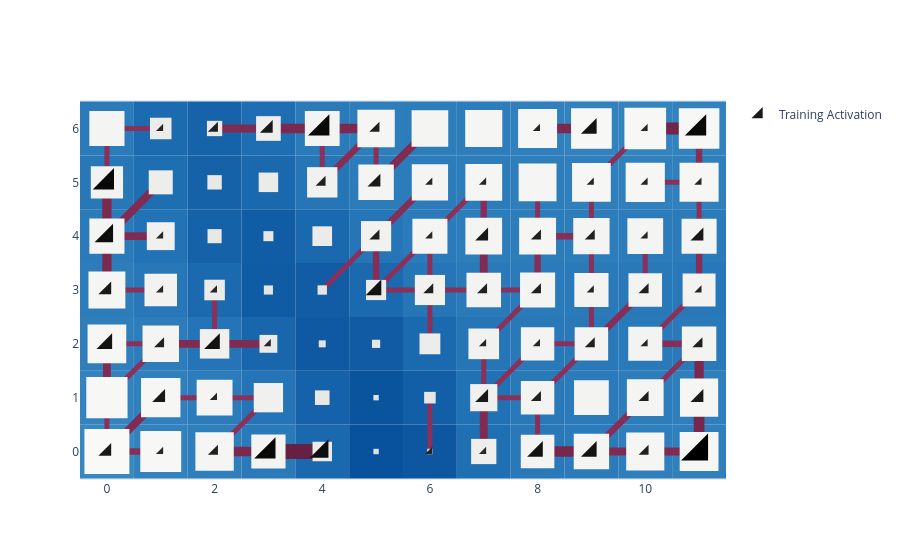

The code cell stored with this chart in its notebook:
### Code cell
basin.pond(base_style="iceflock") \
    .rhizome_layer() \
    .pad_layer() \
    .petal_layer() \
    .visualize();
